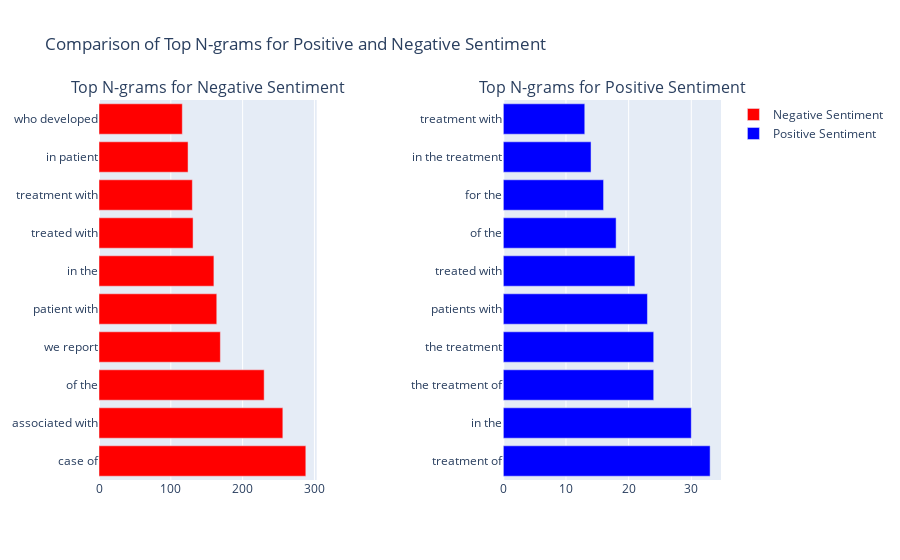

Notebook cell for this chart:
### Code cell
fig = make_subplots(rows=1, cols=2, subplot_titles=['Top N-grams for Negative Sentiment', 
                                                    'Top N-grams for Positive Sentiment'], 
                    horizontal_spacing=0.3, vertical_spacing=0.3)

fig.add_trace(go.Bar(x=top_neg_ngrams_df['Frequency'], y=top_neg_ngrams_df['N-gram'], 
                     orientation='h', name='Negative Sentiment', marker_color='red'), row=1, col=1)

fig.add_trace(go.Bar(x=top_pos_ngrams_df['Frequency'], y=top_pos_ngrams_df['N-gram'], 
                     orientation='h', name='Positive Sentiment', marker_color='blue'), row=1, col=2)

fig.update_layout(title='Comparison of Top N-grams for Positive and Negative Sentiment')
fig.show()

### Figure 1 — Plotly figure (JSON) as saved in the notebook; plotly's stock layout.template omitted (floating-point values rounded to 4 significant figures)
{"data": [{"marker": {"color": "red"}, "name": "Negative Sentiment", "orientation": "h", "type": "bar", "x": [288, 256, 230, 169, 164, 160, 131, 130, 124, 116], "xaxis": "x", "y": ["case of", "associated with", "of the", "we report", "patient with", "in the", "treated with", "treatment with", "in patient", "who developed"], "yaxis": "y"}, {"marker": {"color": "blue"}, "name": "Positive Sentiment", "orientation": "h", "type": "bar", "x": [33, 30, 24, 24, 23, 21, 18, 16, 14, 13], "xaxis": "x2", "y": ["treatment of", "in the", "the treatment of", "the treatment", "patients with", "treated with", "of the", "for the", "in the treatment", "treatment with"], "yaxis": "y2"}], "layout": {"annotations": [{"font": {"size": 16}, "showarrow": false, "text": "Top N-grams for Negative Sentiment", "x": 0.175, "xanchor": "center", "xref": "paper", "y": 1, "yanchor": "bottom", "yref": "paper"}, {"font": {"size": 16}, "showarrow": false, "text": "Top N-grams for Positive Sentiment", "x": 0.825, "xanchor": "center", "xref": "paper", "y": 1, "yanchor": "bottom", "yref": "paper"}], "title": {"text": "Comparison of Top N-grams for Positive and Negative Sentiment"}, "xaxis": {"anchor": "y", "domain": [0, 0.35]}, "xaxis2": {"anchor": "y2", "domain": [0.65, 1.0]}, "yaxis": {"anchor": "x", "domain": [0, 1]}, "yaxis2": {"anchor": "x2", "domain": [0, 1]}}}
